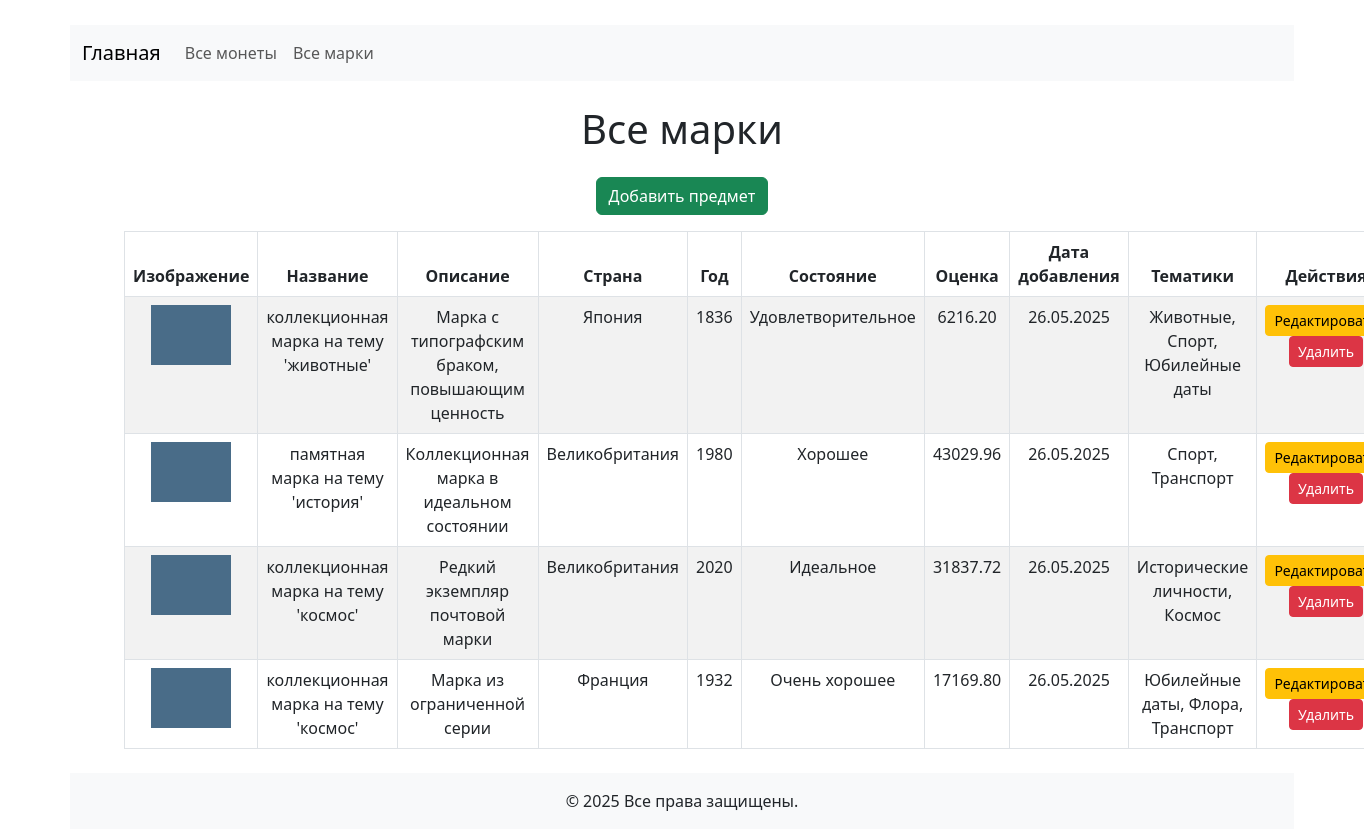
Screenshot of /calendar/stamps/ with the database file from the repository.
### collection/models.py (models this page shows, shortened)
class Item(models.Model):
    CONDITION_CHOICES = [
        ('M', _('Идеальное')),
        ('NM', _('Почти идеальное')),
        ('VG', _('Очень хорошее')),
        ('G', _('Хорошее')),
        ('F', _('Удовлетворительное')),
        ('P', _('Плохое')),
    ]
    user = models.ForeignKey(User, null=True, blank=True, on_delete=models.CASCADE, verbose_name=_("Владелец"))
    category = models.ForeignKey(Category, on_delete=models.PROTECT, verbose_name=_("Категория"))
    themes = models.ManyToManyField(Theme, verbose_name=_("Тематики"))
    title = models.CharField(max_length=255, verbose_name=_("Название"))
    description = models.TextField(verbose_name=_("Описание"))
    country = models.CharField(max_length=100, verbose_name=_("Страна происхождения"))
    year = models.IntegerField(verbose_name=_("Год создания"))
    condition = models.CharField(max_length=2, choices=CONDITION_CHOICES, verbose_name=_("Состояние"))
    estimated_value = models.DecimalField(max_digits=10, decimal_places=2, verbose_name=_("Оценочная стоимость"))
    photo = models.ImageField(upload_to='items/', verbose_name=_("Фотография"))
    created_at = models.DateTimeField(auto_now_add=True, verbose_name=_("Дата добавления"))
    class Meta:
        verbose_name = _("Предмет коллекции")
        verbose_name_plural = _("Предметы коллекции")
        ordering = ['-created_at']

class Theme(models.Model):
    name = models.CharField(max_length=100, verbose_name=_("Название тематики"))
    class Meta:
        verbose_name = _("Тематика")
        verbose_name_plural = _("Тематики")

### collection/views.py (the view)
# urls.py: path('calendar/stamps/', views.stamps_view, name='calendar_stamps'),
def stamps_view(request):
    try:
        stamps_category = Category.objects.get(name="Марки")
        stamps = Item.objects.filter(category=stamps_category).order_by('-id')
    except Category.DoesNotExist:
        stamps = []
    return render(request, 'main/calendar_stamps.html', {'items': stamps})

### collection/templates/main/calendar_stamps.html (shortened to what this page needs)
<!DOCTYPE html>
<html lang="ru">
<head>
    <link href="https://cdn.jsdelivr.net/npm/bootstrap@5.3.0/dist/css/bootstrap.min.css" rel="stylesheet" />
</head>
<body>
    <nav class="navbar navbar-expand-lg navbar-light bg-light mb-4">
      <div class="container-fluid">
        <a class="navbar-brand" href="{% url 'index' %}">Главная</a>
        <div class="collapse navbar-collapse" id="navbarNav">
          <ul class="navbar-nav">
            <li class="nav-item">
              <a class="nav-link" href="{% url 'calendar_coins' %}">Все монеты</a>
            </li>
            <li class="nav-item">
              <a class="nav-link" href="{% url 'calendar_stamps' %}">Все марки</a>
            </li>
          </ul>
        </div>
      </div>
    </nav>
    <div class="container">
        <h1 class="mb-4">Все марки</h1>
        <a href="{% url 'item_create' %}" class="btn btn-success mb-3">Добавить предмет</a>
        <table class="table table-striped table-bordered">
            <thead>
                <tr>
                    <th>Изображение</th>
                    <th>Название</th>
                    <th>Описание</th>
                    <th>Страна</th>
                    <th>Год</th>
                    <th>Состояние</th>
                    <th>Оценка</th>
                    <th>Дата добавления</th>
                    <th>Тематики</th>
                    <th>Действия</th>
                </tr>
            </thead>
            <tbody>
                {% for item in items %}
                <tr>
                    <td>
                        {% if item.photo %}
                        <img src="{{ item.photo.url }}" alt="Фото" style="width:80px; height:auto;">
                        {% else %}
                        Нет фото
                        {% endif %}
                    </td>
                    <td>{{ item.title }}</td>
                    <td>{{ item.description|truncatechars:50 }}</td>
                    <td>{{ item.country }}</td>
                    <td>{{ item.year }}</td>
                    <td>{{ item.get_condition_display }}</td>
                    <td>{{ item.estimated_value }}</td>
                    <td>{{ item.created_at|date:"d.m.Y" }}</td>
                    <td>
                        {% for theme in item.themes.all %}
                            {{ theme.name }}{% if not forloop.last %}, {% endif %}
                        {% empty %}
                            Нет тематик
                        {% endfor %}
                    </td>
                    <td>
                        <button class="btn btn-sm btn-warning edit-btn" data-id="{{ item.id }}">Редактировать</button>
                        <button
                          type="button"
                          class="btn btn-sm btn-danger"
                          onclick="confirmDelete('{% url 'item_delete' item.id %}')"
                        >
                          Удалить
                        </button>
                    </td>
                </tr>
                {% empty %}
                <tr>
                    <td colspan="10" class="text-center">Нет предметов.</td>
                </tr>
                {% endfor %}
            </tbody>
        </table>
    </div>
    <footer class="bg-light text-center py-3 mt-4">
      <div class="container">
        <p class="mb-0">&copy; {% now "Y" %} Все права защищены.</p>
      </div>
    </footer>
</body>
</html>

### collection/templates/main/calendar_stamps.html (style rules this page uses)
body { padding-top: 25px; text-align: center; padding-left: 70px; padding-right: 70px; }

### rows the page displays
Item: photo (picture), title "коллекционная марка на тему 'животные'", description "Марка с типографским браком, повышающим ценность", country "Япония", year "1836", condition "Удовлетворительное", estimated_value "6216.20", created_at "26.05.2025"
Theme: name "Животные"
Theme: name "Спорт"
Theme: name "Юбилейные даты"
Item: photo (picture), title "памятная марка на тему 'история'", description "Коллекционная марка в идеальном состоянии", country "Великобритания", year "1980", condition "Хорошее", estimated_value "43029.96", created_at "26.05.2025"
Theme: name "Транспорт"
Item: photo (picture), title "коллекционная марка на тему 'космос'", description "Редкий экземпляр почтовой марки", country "Великобритания", year "2020", condition "Идеальное", estimated_value "31837.72", created_at "26.05.2025"
Theme: name "Исторические личности"
Theme: name "Космос"
Item: photo (picture), title "коллекционная марка на тему 'космос'", description "Марка из ограниченной серии", country "Франция", year "1932", condition "Очень хорошее", estimated_value "17169.80", created_at "26.05.2025"
Theme: name "Флора"
